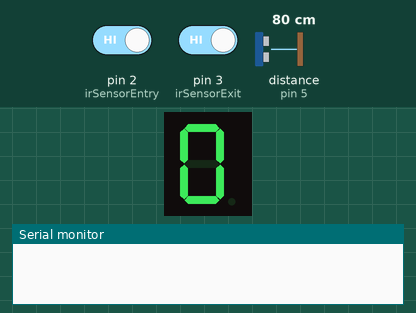
The sketch below on a simulated Arduino Uno, built with avr-gcc and run on an emulated ATmega328P. On the bench: 1-digit seven-segment display, the last lines printed to the serial monitor. Wiring (inferred from the names in the program): 1-digit 7-segment display, segments lit when HIGH: segments pin 6, pin 7, pin 8, pin 9, pin 10, pin 11, pin 12. The inputs (shaded band) are chosen by the test bench; at power-on: pin 2 (irSensorEntry) HIGH, pin 3 (irSensorExit) HIGH, distance to the obstacle (sensor on pin 5) 80 cm. The echo pulse lasts 58.3 µs per cm; the segment pins are drawn as the display they are named for.

Above: at 1.2 s.
1.3 s: pin 2 (irSensorEntry) driven LOW
At 2.4 s:
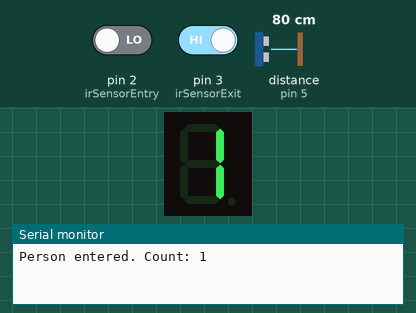
2.8 s: pin 3 (irSensorExit) driven LOW
Timing chart, 0 to 5.8 s (numbered marks = the images above; inputs shaded):
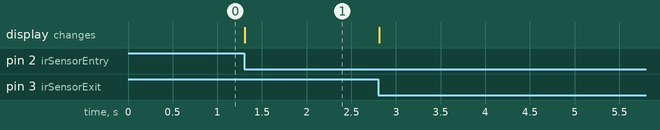

The sketch:

people_counter_with_direction_detection.ino
```cpp
const int segA = 6;
const int segB = 7;
const int segC = 8;
const int segD = 9;
const int segE = 10;
const int segF = 11;
const int segG = 12;

// IR sensor and ultrasonic sensor pins
const int irSensorEntry = 2;
const int irSensorExit = 3;
const int trigPin = 4;
const int echoPin = 5;

// Variables for people count
int peopleCount = 0;
bool entryDetected = false;
bool exitDetected = false;

void setup() {
    // Set up segment pins
    pinMode(segA, OUTPUT);
    pinMode(segB, OUTPUT);
    pinMode(segC, OUTPUT);
    pinMode(segD, OUTPUT);
    pinMode(segE, OUTPUT);
    pinMode(segF, OUTPUT);
    pinMode(segG, OUTPUT);

    // Set up sensor pins
    pinMode(irSensorEntry, INPUT);
    pinMode(irSensorExit, INPUT);
    pinMode(trigPin, OUTPUT);
    pinMode(echoPin, INPUT);

    Serial.begin(9600);
    displayDigit(peopleCount);  // Initialize display with 0
}

void loop() {
    // Read IR sensor states
    bool entryState = digitalRead(irSensorEntry);
    bool exitState = digitalRead(irSensorExit);

    // Detect entry
    if (entryState == LOW && !entryDetected) {
        entryDetected = true;
        if (measureDistance() < 100) {
            peopleCount = (peopleCount + 1) % 10;  // Reset to 0 if count reaches 10
            displayDigit(peopleCount);
            Serial.println("Person entered. Count: " + String(peopleCount));
        }
    }

    // Detect exit
    if (exitState == LOW && !exitDetected) {
        exitDetected = true;
        if (measureDistance() < 100 && peopleCount > 0) {
            peopleCount--;
            displayDigit(peopleCount);
            Serial.println("Person exited. Count: " + String(peopleCount));
        }
    }

    // Reset detection flags when sensors are clear
    if (entryState == HIGH) entryDetected = false;
    if (exitState == HIGH) exitDetected = false;

    delay(100);  // Debounce delay
}

// Function to measure distance using ultrasonic sensor
unsigned long measureDistance() {
    digitalWrite(trigPin, LOW);
    delayMicroseconds(2);
    digitalWrite(trigPin, HIGH);
    delayMicroseconds(10);
    digitalWrite(trigPin, LOW);

    unsigned long duration = pulseIn(echoPin, HIGH);
    unsigned long distance = duration * 0.034 / 2;
    return distance;
}

// Function to display a digit on a 7-segment display
void displayDigit(int digit) {
    // Segment patterns for numbers 0-9 on a 7-segment display
    bool segments[10][7] = {
        {1, 1, 1, 1, 1, 1, 0},  // 0
        {0, 1, 1, 0, 0, 0, 0},  // 1
        {1, 1, 0, 1, 1, 0, 1},  // 2
        {1, 1, 1, 1, 0, 0, 1},  // 3
        {0, 1, 1, 0, 0, 1, 1},  // 4
        {1, 0, 1, 1, 0, 1, 1},  // 5
        {1, 0, 1, 1, 1, 1, 1},  // 6
        {1, 1, 1, 0, 0, 0, 0},  // 7
        {1, 1, 1, 1, 1, 1, 1},  // 8
        {1, 1, 1, 1, 0, 1, 1}   // 9
    };

    // Write segment states based on the digit to display
    digitalWrite(segA, segments[digit][0]);
    digitalWrite(segB, segments[digit][1]);
    digitalWrite(segC, segments[digit][2]);
    digitalWrite(segD, segments[digit][3]);
    digitalWrite(segE, segments[digit][4]);
    digitalWrite(segF, segments[digit][5]);
    digitalWrite(segG, segments[digit][6]);
}
```

Measured:
- after the input at 1.3 s, the display: changes at once (image 1)
